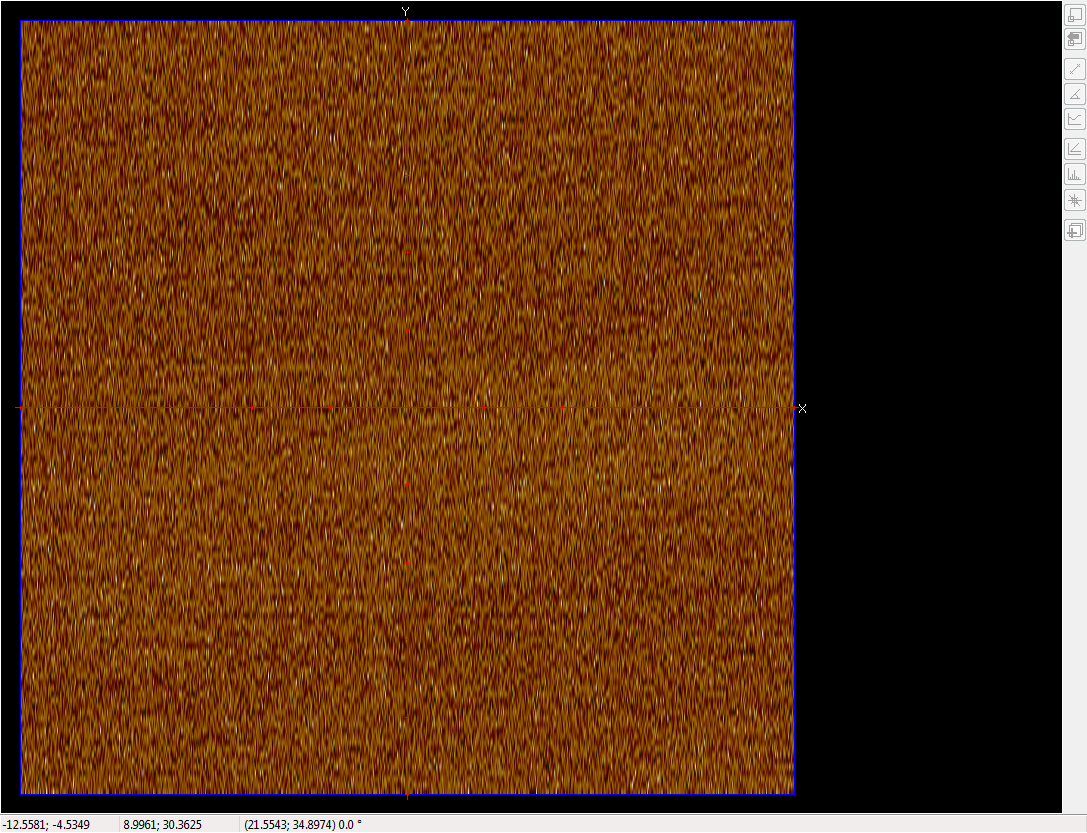
#> input picture screenshot3.bmp, 1087 x 833 px, found by its file name
$ python test0.py
#> lines starting #> are read from the running program, lines starting #| are printed output that depends on the picture; after the words box and inside, x2 and y2 are one past the last pixel; in counts of white or black regions, pixels touching at a corner belong together
# -*- coding: utf-8 -*-
"""
Created on Tue Mar  3 11:24:45 2020

@author: HP
"""

import cv2
from numba import jit

img = cv2.imread('F:/Desktop2020.1.17/AutoCut/screenshot3.bmp')
#> img is the input picture: shape (833, 1087, 3); mean B, G, R 15.4, 50.6, 91
b,g,r = cv2.split(img)
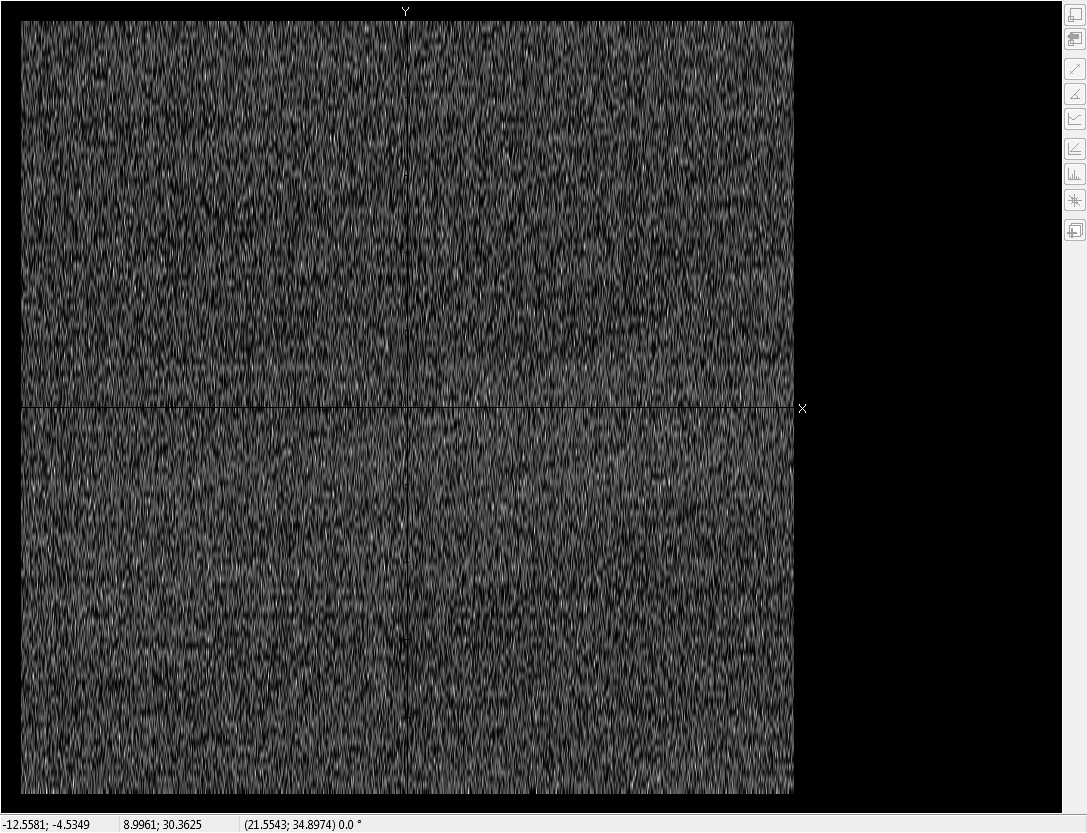
#> g: shape (833, 1087); min 0, max 255, mean 50.6
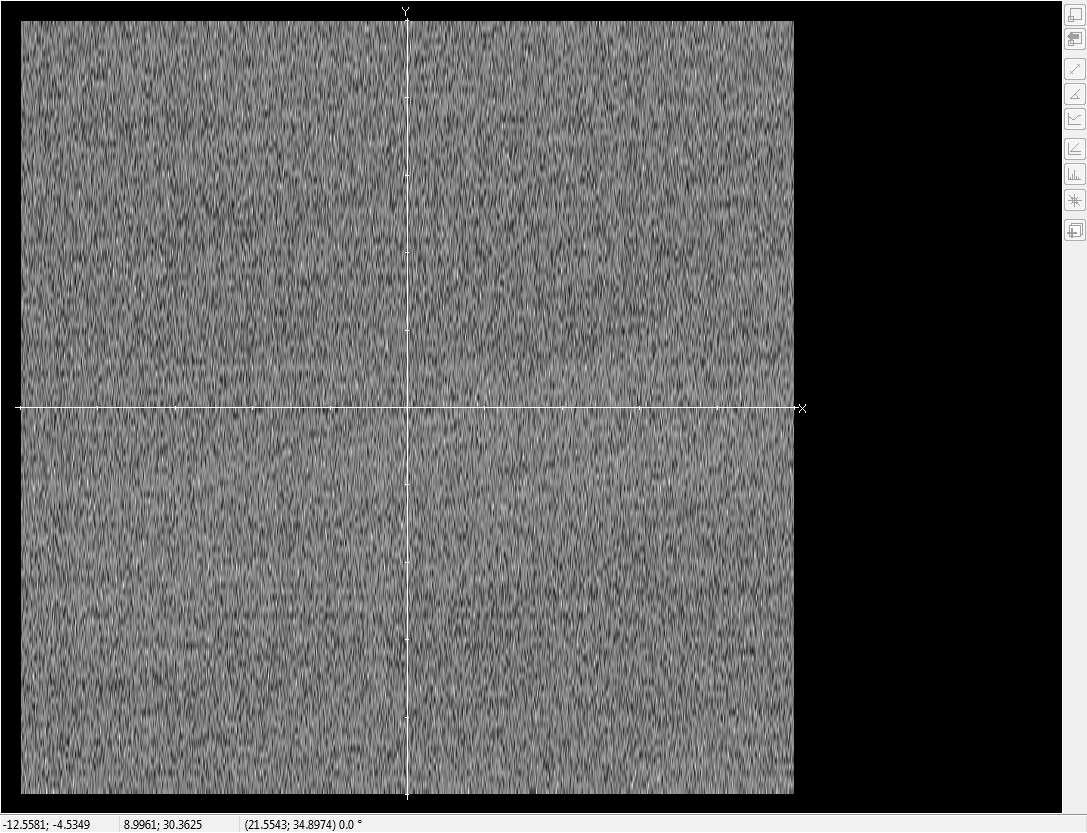
#> r: shape (833, 1087); min 0, max 255, mean 91
ret,thresh_b = cv2.threshold(b,0,255,cv2.THRESH_BINARY_INV)
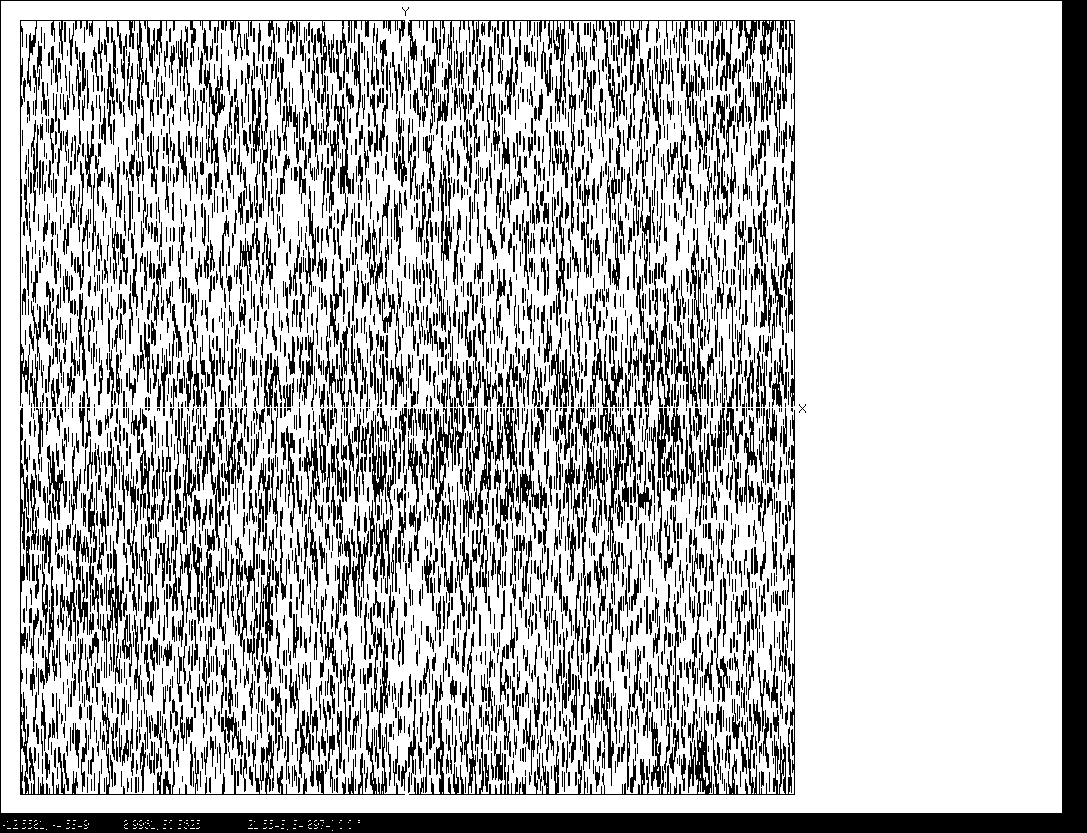
#> thresh_b: shape (833, 1087); 72.6% white; 3335 black regions (1215 under 20 px), largest, box (x1, y1, x2, y2) and area: (0, 0, 1087, 833) 43641, (409, 410, 795, 795) 6569, (408, 20, 795, 407) 5650
ret,thresh_g = cv2.threshold(g,0,255,cv2.THRESH_BINARY_INV)
#> thresh_g: shape (833, 1087); 30% white; 1814 white regions (1810 under 20 px), largest, box (x1, y1, x2, y2) and area: (1, 1, 1062, 813) 265878, (726, 690, 728, 704) 22, (467, 248, 468, 269) 21, (35, 726, 36, 746) 20
ret,thresh_r = cv2.threshold(r,254,255,cv2.THRESH_BINARY)
#> thresh_r: shape (833, 1087); 0.85% white in thin lines or dots

temp_rg = cv2.bitwise_and(thresh_r,thresh_g)#,mask = thresh_g)
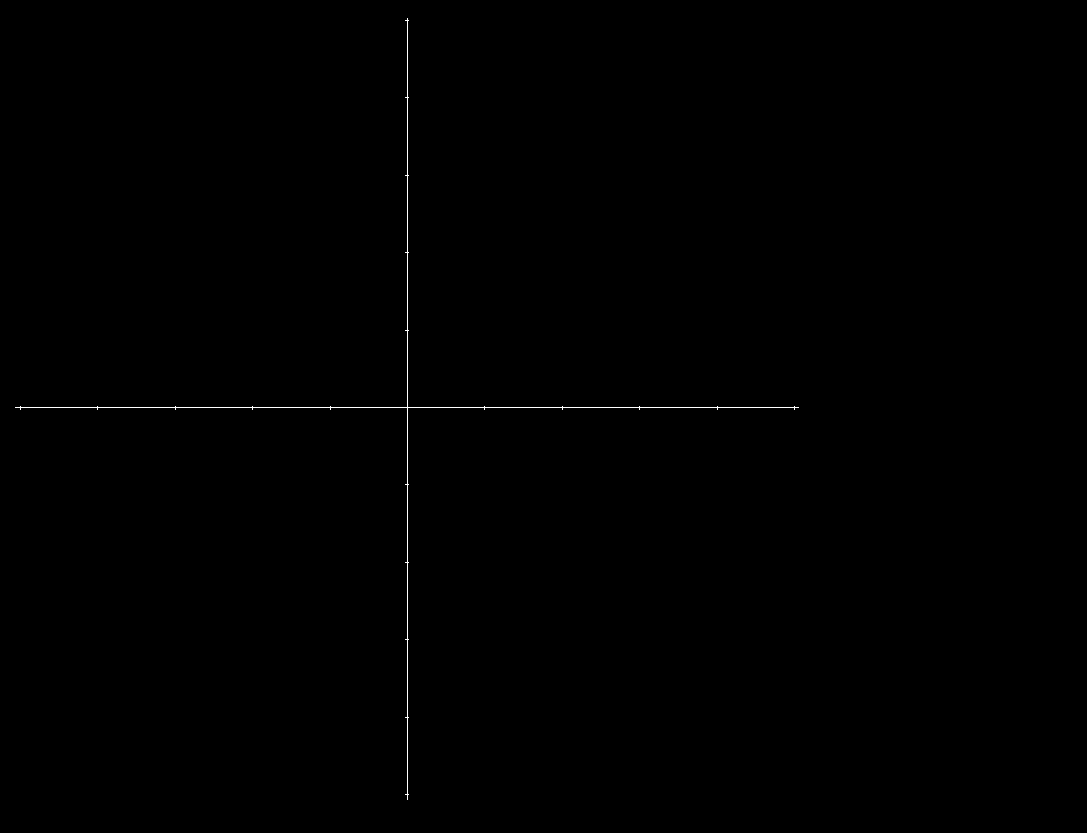
#> temp_rg: shape (833, 1087); 0.18% white in thin lines or dots, all inside (x1, y1, x2, y2) = (15, 18, 799, 800)
temp_rgb = cv2.bitwise_and(temp_rg, thresh_b)

#cv2.imshow('1',thresh_b)
cv2.imshow('2', temp_rgb)

@jit
def find_region(img):
    row = img.shape[0]
    column = img.shape[1]

    left, top = 0, 0
    right, bottom = row-1, column-1
    #找top
    for i in range(row):
        count = 0
        for j in range(column):
            if img[i,j] == 255:
                count += 1
        if count > 1:
            top = i
            break
    #找bottom
    for i in range(row):
        count = 0
        for j in range(column):
            if img[row-1-i, j] == 255:
                count += 1
        if count > 1:
            bottom = row-i
            break
    #找left
    for i in range(column):
        count = 0
        for j in range(row):
            if img[j, i] == 255:
                count += 1
        if count > 1:
            left = i
            break

    #找right
    for i in range(column):
        count = 0
        for j in range(row):
            if img[j, column-1-i] == 255:
                count += 1
        if count > 1:
            right = column-i
            break

    print(top, bottom, left, right)

    return left, top, right, bottom

left, top, right, bottom = find_region(temp_rgb)
#> left = 20; top = 20; right = 795; bottom = 795
img = img[top:bottom, left:right]
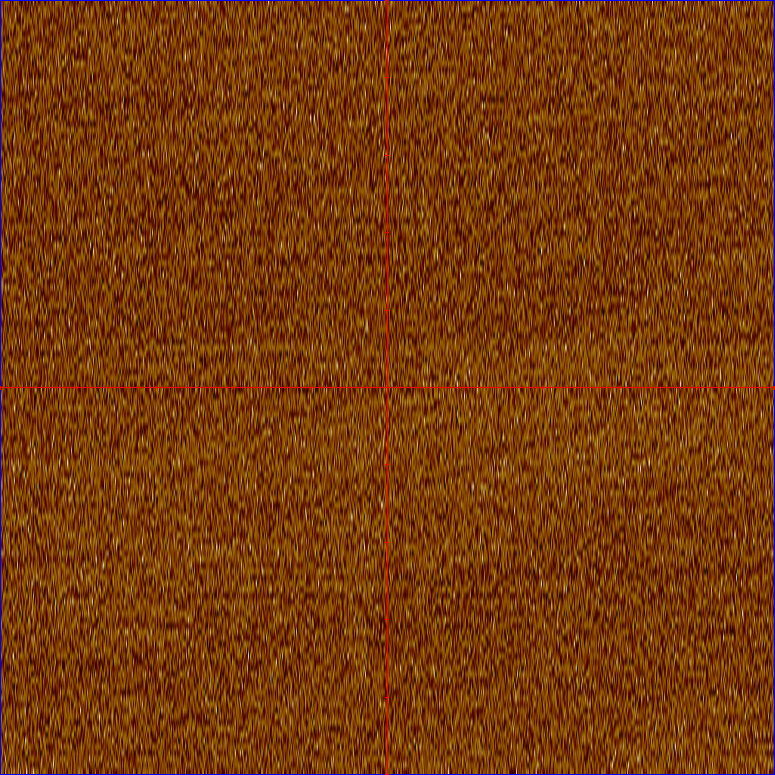
#> img: shape (775, 775, 3); mean B, G, R 6.1, 59.2, 120.1
cv2.imshow('2', img)

$ run again, with screenshot2.bmp copied over screenshot3.bmp
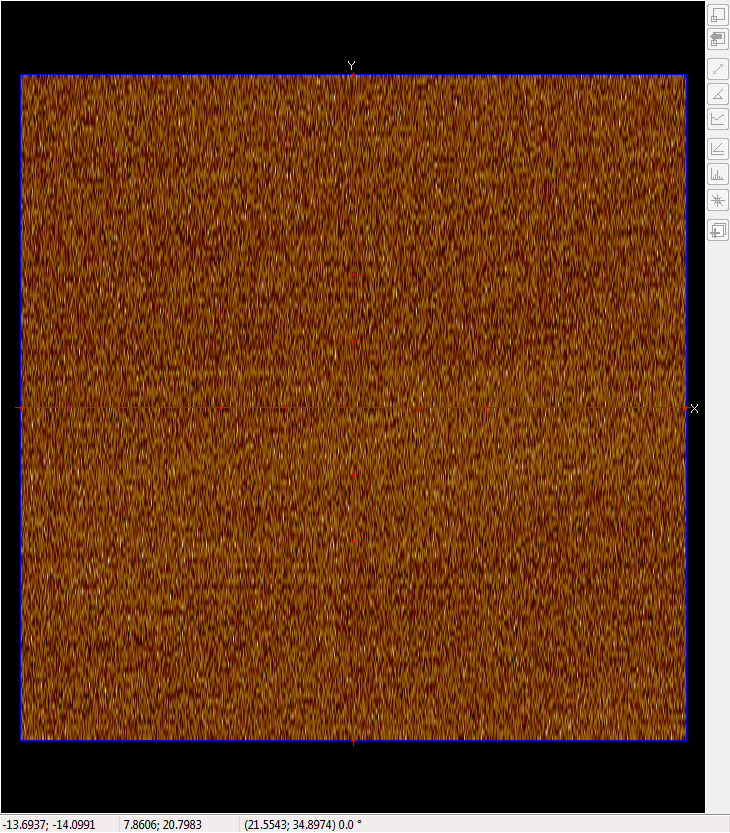
#> input picture screenshot2.bmp, 730 x 833 px, found by its file name
#> img is the input picture: shape (833, 730, 3); mean B, G, R 18.6, 57, 101.8
#> `ret,thresh_b = cv2.threshold(b,0,255,cv2.THRESH_BINARY_INV)`:
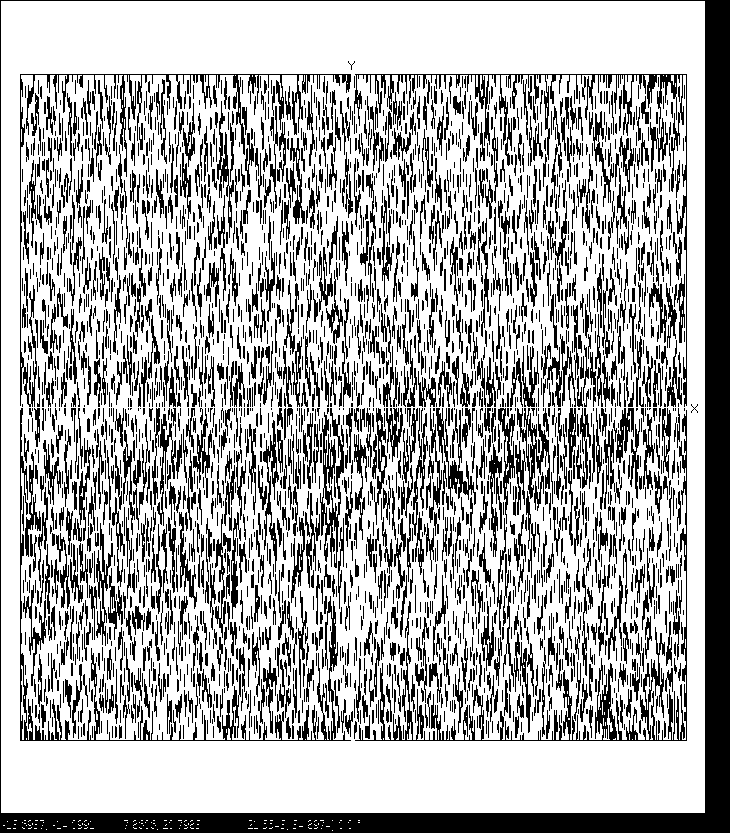
#> thresh_b: shape (833, 730); 67.8% white; 2783 black regions (1182 under 20 px), largest, box (x1, y1, x2, y2) and area: (0, 0, 730, 833) 36142, (355, 410, 687, 741) 6115, (354, 74, 687, 407) 4666
#> thresh_g: shape (833, 730); 22.1% white; 1450 white regions (1449 under 20 px), largest, box (x1, y1, x2, y2) and area: (1, 1, 705, 813) 130979
#> thresh_r: shape (833, 730); 0.99% white in thin lines or dots
#> temp_rg: shape (833, 730); 0.23% white in thin lines or dots, all inside (x1, y1, x2, y2) = (15, 72, 691, 746)
#> left = 20; top = 74; right = 687; bottom = 741
#> `img = img[top:bottom, left:right]`:
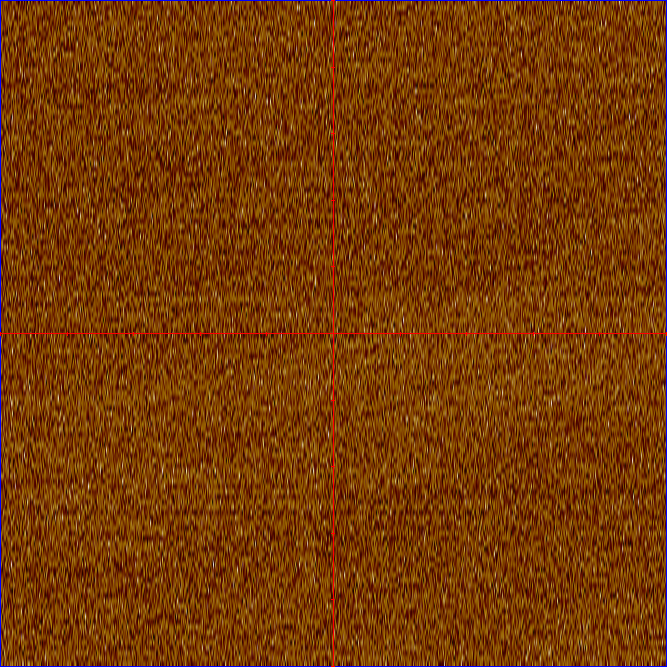
#> img: shape (667, 667, 3); mean B, G, R 6.3, 58.9, 120

$ run again, with screenshot4.bmp copied over screenshot3.bmp
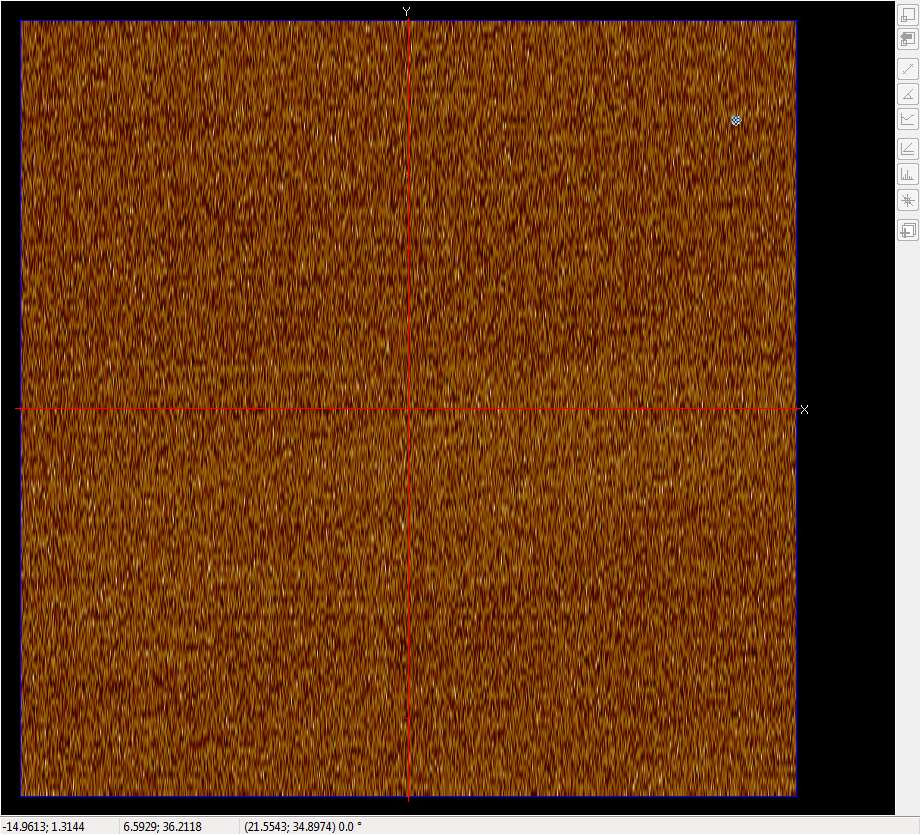
#> input picture screenshot4.bmp, 920 x 835 px, found by its file name
#> img is the input picture: shape (835, 920, 3); mean B, G, R 17.1, 58.9, 106.7
#> `ret,thresh_b = cv2.threshold(b,0,255,cv2.THRESH_BINARY_INV)`:
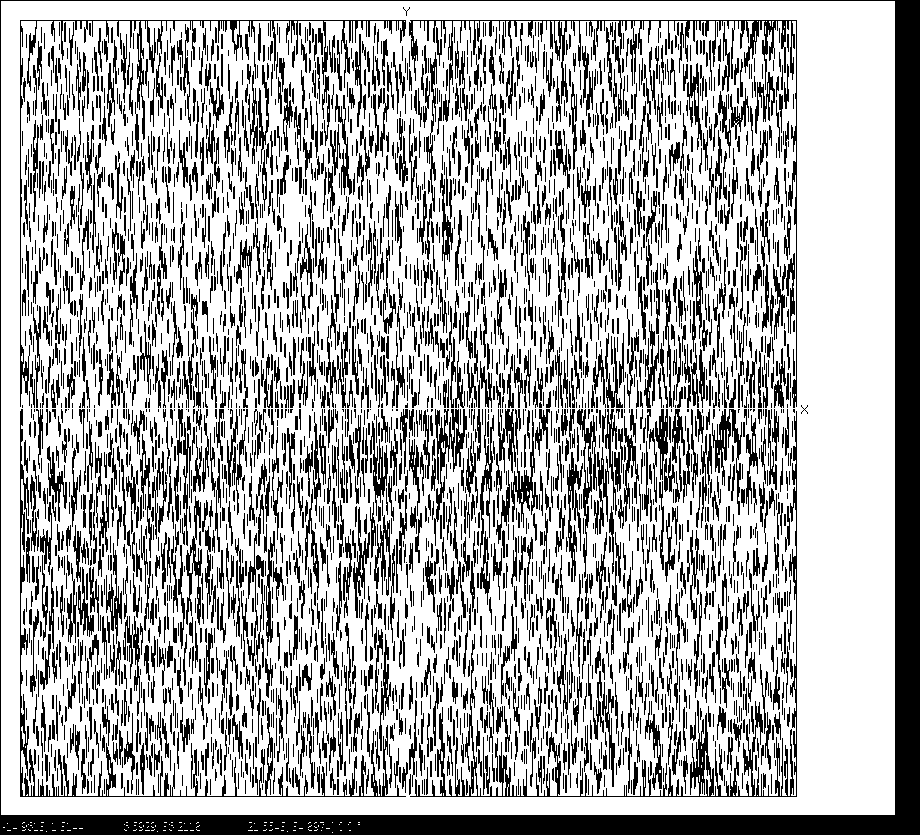
#> thresh_b: shape (835, 920); 68.2% white; 3393 black regions (1310 under 20 px), largest, box (x1, y1, x2, y2) and area: (0, 0, 920, 835) 40203, (410, 411, 797, 797) 6270, (409, 20, 797, 408) 5063
#> thresh_g: shape (835, 920); 17.5% white; 1827 white regions (1820 under 20 px), largest, box (x1, y1, x2, y2) and area: (1, 1, 895, 815) 128943, (539, 225, 540, 251) 26, (594, 340, 596, 360) 22
#> thresh_r: shape (835, 920); 0.91% white in thin lines or dots
#> temp_rg: shape (835, 920); 0.21% white in thin lines or dots, all inside (x1, y1, x2, y2) = (15, 18, 801, 802)
#> left = 20; right = 797
#> `img = img[top:bottom, left:right]`:
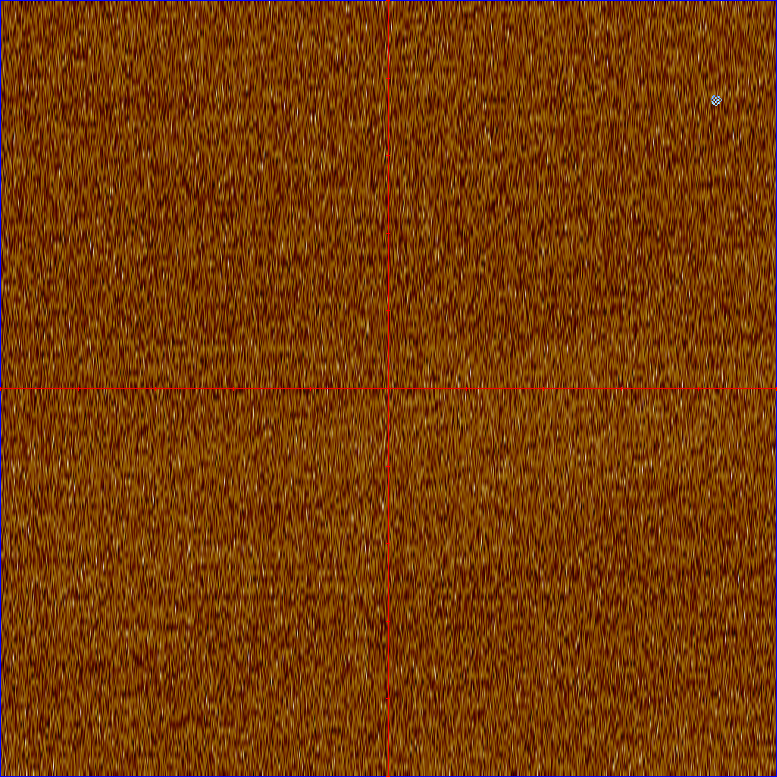
#> img: shape (777, 777, 3); mean B, G, R 6.1, 59.3, 120.1
